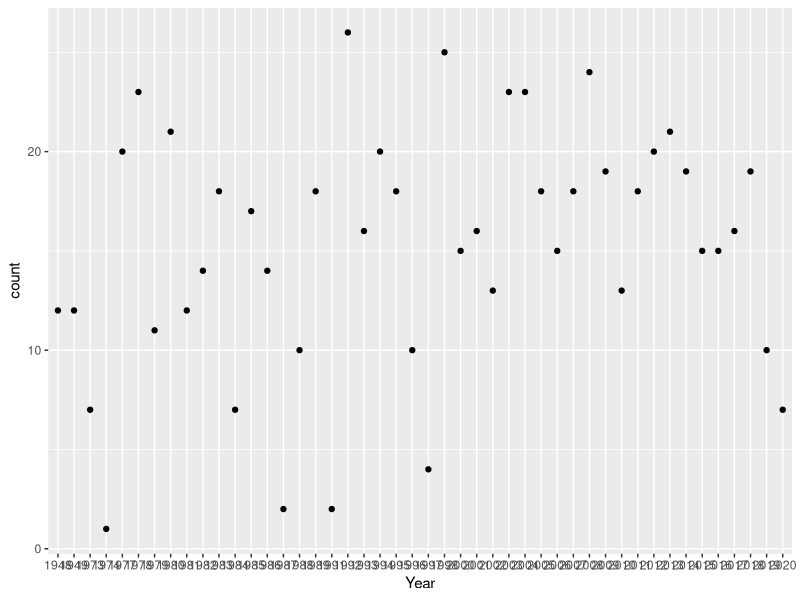

This chart was generated by the following R code:
library(tidyverse)
dat = read.csv("CM000004910.csv")
glimpse(dat)
tidied_dat = dat %>%
  separate(col=DATE,into=c("Year","Month","Day"))
by_month = tidied_dat %>%
  group_by(Month)

jjabreaks = tidied_dat %>%
  filter(PRCP<=3,(Month=='06'|Month=='07'|Month=='08'))
summ = jjabreaks %>%
  group_by(Year)%>%
  summarize(count=n())
ggplot(summ,aes(x=Year,y=count))+
  geom_point()